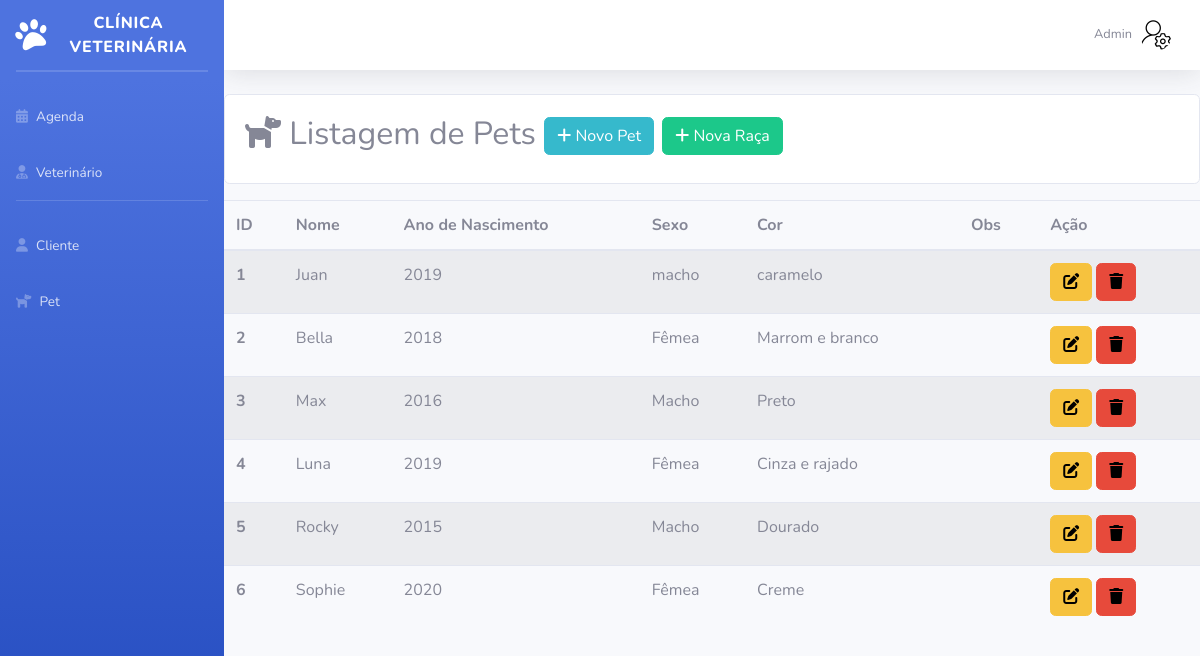
The app's page /Sistema/Admin/listagemPet.php (signed in), older data.
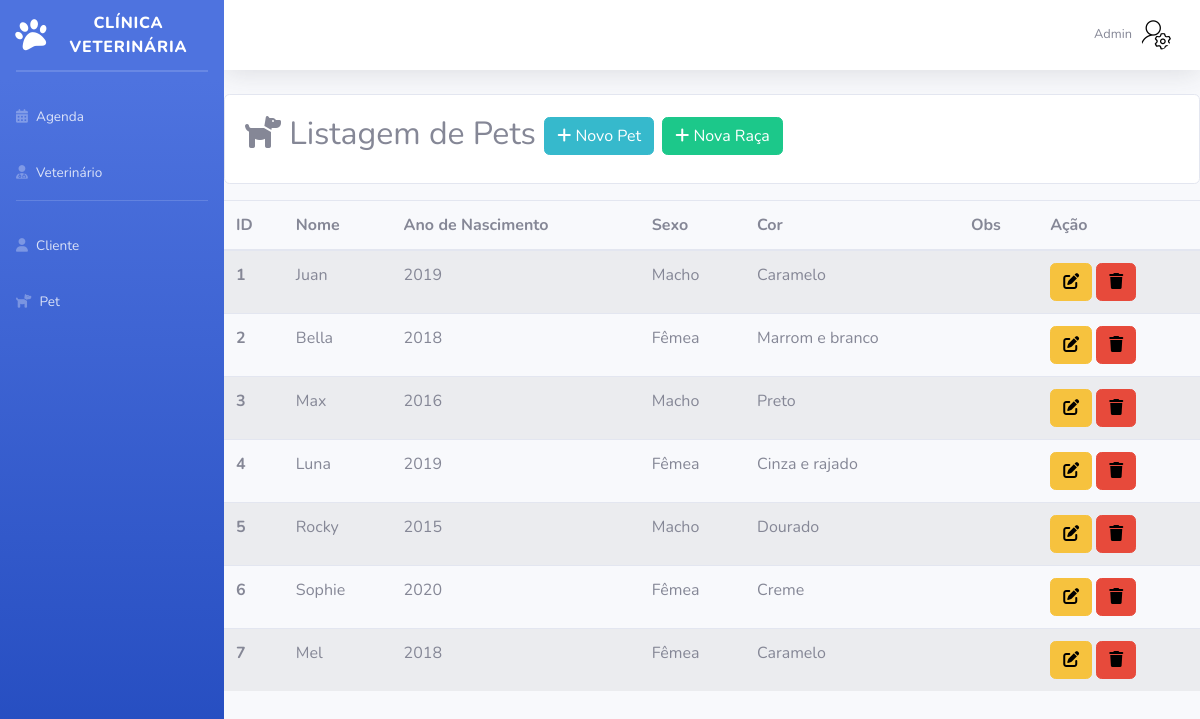
The same page, newer data.
### tables this page shows
CREATE TABLE `pet` (
  `id` int(11) NOT NULL,
  `status` varchar(10) NOT NULL,
  `nome` varchar(100) NOT NULL,
  `anoNascimento` int(11) NOT NULL,
  `sexo` varchar(15) NOT NULL,
  `cor` varchar(50) NOT NULL,
  `obs` varchar(300) DEFAULT NULL,
  `cliente_id` int(11) DEFAULT NULL,
  `raca_id` int(11) DEFAULT NULL
);

### Sistema/Admin/listagemPet.php (the view, shortened to what this page needs)
<?php
require_once("conexao.php");
$sql = "select * from pet";
$resultado = mysqli_query($conexao, $sql);
?>
<!DOCTYPE html>
<html lang="pt-br">
<head>
    <link href="vendor/fontawesome-free/css/all.min.css" rel="stylesheet" type="text/css">
    <link href="css/sb-admin-2.min.css" rel="stylesheet">
</head>
<body id="page-top">
    <div id="wrapper">
        <?php require_once("sidebarAdmin.php"); ?>
        <div id="content-wrapper" class="d-flex flex-column">
            <div id="content">
                <?php require_once("topbarAdmin.php"); ?>
                    <div class="card mt-3 mb-3">
                        <div class="card-body">
                            <h2><i class="fa-solid fa-dog"></i> Listagem de Pets <a
                                        href="cadastroPet.php" class="btn btn-info btn-sn"><i class="fa-solid fa-plus"
                                        style="color: #ffffff;"></i> Novo Pet</a>
                                        <a href="cadastroRaca.php" class="btn btn-success btn-sn"><i class="fa-solid fa-plus"
                                        style="color: #ffffff;"></i> Nova Raça</a>
                                    </h2>
                        </div>
                        </div>
                    <table class="table table-striped table-hover">
                        <thead>
                            <tr>
                                <th scope="col">ID</th>
                                <th scope="col">Nome</th>
                                <th scope="col">Ano de Nascimento</th>
                                <th scope="col">Sexo</th>
                                <th scope="col">Cor</th>
                                <th scope="col">Obs</th>
                                <th scope="col">Ação</th>
                            </tr>
                        </thead>
                        <tbody>
                            <?php while ($linha = mysqli_fetch_array($resultado)) { ?>
                                <tr>
                                    <th scope="row">
                                        <?= $linha['id'] ?>
                                    </th>
                                    <td>
                                        <?= $linha['nome'] ?>
                                    </td>
                                    <td>
                                        <?= $linha['anoNascimento'] ?>
                                    </td>
                                    <td>
                                        <?= $linha['sexo'] ?>
                                    </td>
                                    <td>
                                        <?= $linha['cor'] ?>
                                    </td>
                                    <td>
                                    </td>
                                    <td>
                                        <a href="editarPet.php?id=<?= $linha['id'] ?>" class="btn btn-warning"><i
                                                class="fa-solid fa-pen-to-square" style="color: #000000;"></i></a>
                                        <a href="listagemPet.php?id=<?= $linha['id'] ?>" class="btn btn-danger"
                                            onclick="return confirm('Confirma exclusão?')"><i class="fa-solid fa-trash"
                                                style="color: #000000;"></i></a>
                                    </td>
                                </tr>
                            <?php } ?>
                </div>
            </div>
        </div>
</body>
</html>

### Sistema/Admin/sidebarAdmin.php
<ul class="navbar-nav bg-gradient-primary sidebar sidebar-dark accordion" id="accordionSidebar">
    <a class="sidebar-brand d-flex align-items-center justify-content-center" href="indexAdmin.php">
        <div class="sidebar-brand-icon rotate-n-15">
        <i class="fa-solid fa-paw"></i>
        </div>
        <div class="sidebar-brand-text mx-1">Clínica Veterinária</div>
    </a>
    <hr class="sidebar-divider my-0">
    <hr class="sidebar-divider">
    <li class="nav-item">
        <a class="nav-link" href="listagemAgenda.php">
            <i class="fa-solid fa-calendar-days"></i>
            <span>Agenda</span>
        </a>
    </li>
    <li class="nav-item">
        <a class="nav-link" href="listagemVeterinario.php">
        <i class="fa-solid fa-user-doctor"></i>
            <span>Veterinário</span>
        </a>
    </li>
    <hr class="sidebar-divider">
    <li class="nav-item">
        <a class="nav-link" href="listagemCliente.php">
        <i class="fa-solid fa-user"></i>
            <span>Cliente</span>
        </a>
    </li>
    <li class="nav-item">
        <a class="nav-link" href="listagemPet.php">
        <i class="fa-solid fa-dog"></i>
            <span>Pet</span>
        </a>
    </li>
</ul>

### Sistema/Admin/topbarAdmin.php (shortened to what this page needs)
<nav class="navbar navbar-expand navbar-light bg-white topbar mb-4 static-top shadow">
    <ul class="navbar-nav ml-auto">
        <li class="nav-item dropdown no-arrow">
            <a class="nav-link dropdown-toggle" href="#" id="userDropdown" role="button"
                data-toggle="dropdown" aria-haspopup="true" aria-expanded="false">
                <span class="mr-2 d-none d-lg-inline text-gray-600 small">Admin</span>
                <img class="img-profile rounded-circle"
                    src="img/admin.png">
            </a>
        </li>
    </ul>
</nav>

Row changes from the older to the newer data that the page shows:
changed pet "Juan": sexo "macho" → "Macho"; cor "caramelo" → "Caramelo"
added pet: id "7", nome "Mel", anoNascimento "2018", sexo "Fêmea", cor "Caramelo"
